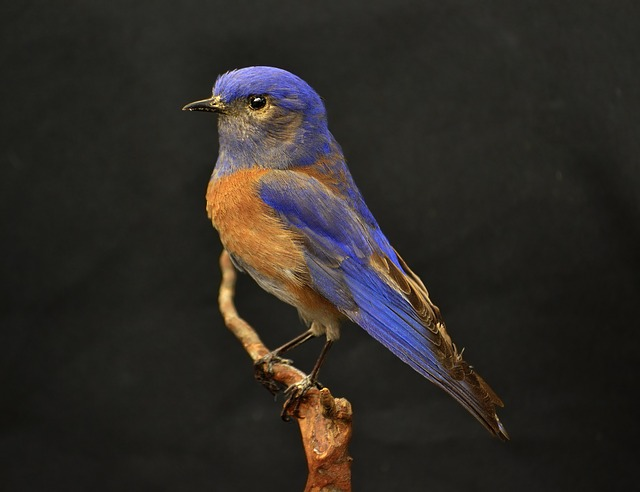
#> input picture Naloga 1/images/bird.jpg, 640 x 492 px
$ python druga.py   (older library calls are emulated)
#> lines starting #> are read from the running program, lines starting #| are printed output that depends on the picture
### Naloga 1/UZ_utils.py
"""
Before the first run, you need to have all necessary Python packages installed. For
that we highly recommend firstly creating Virtual Environment, to have your
development environment seperated from other projects (https://docs.python.org/3/tutorial/venv.html).

In system terminal then run: ""
"""

import numpy as np
import cv2
from matplotlib import pyplot as plt
from PIL import Image


# [9 lines left out: function imread, not called in this run]


def imread_gray(path):
    """
    Reads an image in gray. Image type is transformed from uint8 to float, and
    range of values is reduced from [0, 255] to [0, 1].
    """
#> called with path = 'images/bird.jpg'
    I = Image.open(path).convert('L')  # PIL image opening and converting to gray.
    I = np.asarray(I)  # Converting to Numpy array.
    I = I.astype(np.float64) / 255
#> I: shape (492, 640) float64
#> call 2 of imread_gray, with path = 'slike/brez.jpg'
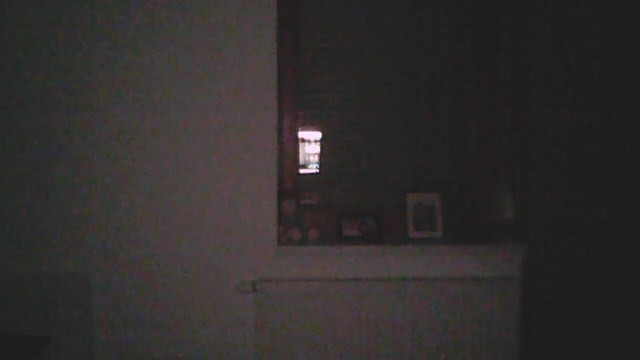
#> input picture Naloga 1/slike/brez.jpg, 640 x 360 px
#> call 3 of imread_gray, with path = 'slike/lucka.jpg'
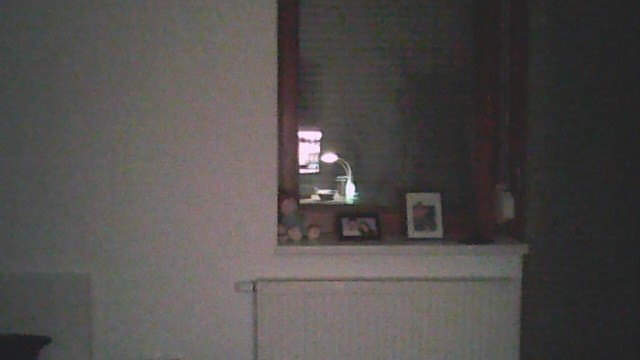
#> input picture Naloga 1/slike/lucka.jpg, 640 x 360 px
#> call 4 of imread_gray, with path = 'slike/luc.jpg'
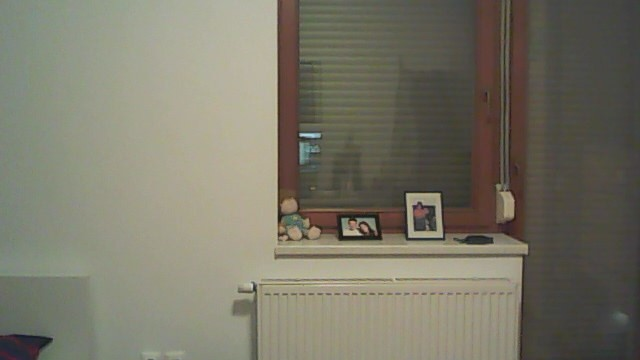
#> input picture Naloga 1/slike/luc.jpg, 640 x 360 px
#> in imread_gray (call 4), `I = Image.open(path).convert('L')`:
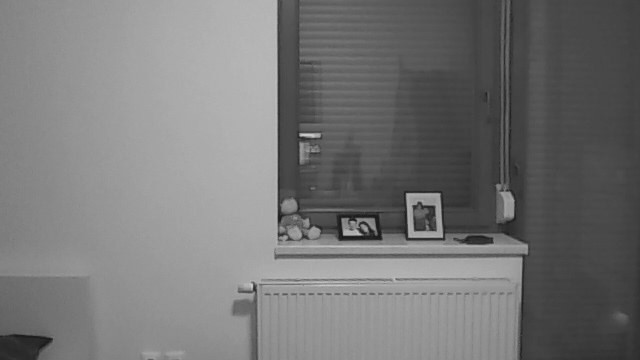
#> I: PIL image 640x360 L; min 20, max 205, mean 117.8
    return I


# [43 lines left out: functions imshow, signal_show, convolve, not called in this run]


# [25 lines that do not run on import are left out]

### Naloga 1/druga.py
from ctypes import sizeof
from unittest import result
from cv2 import IMREAD_GRAYSCALE
from UZ_utils import *

## Imamo 2 načina kreacije binarne maske.
# 1. način predstavlja spremembo pixlov v vrednosti 0 ali 1, glede na to
# ali je pixel v binarni sliki pod ali nad thresholdom. Z 2ma for loopoma gremo čez
# matriko in določamo pixle.
# 2. Način predstavlja isti koncept, vendar smo za izvedbo porabili samo 1 ukaz

# [36 lines left out: function aDruga, not called in this run]


## Implementacija b točke
# Imamo 2 nacina
# Nacin 0 vzame za max = 255 in min = 0
# Nacin 1 pa vzame za max vrednosti ki je med podanimi najvecja, min pa med podanimi najmanjso
def myhist(slika, bins, nacin):

#> called with bins = 100, nacin = 1
    H = np.zeros(bins)
    min=0
    max=255

    if nacin == 1:
        min = np.min(slika) * 255
#> min = 17
        max = np.max(slika) * 255
#> max = 253

    #print(min, max)
    velikost = (max - min) / bins
#> velikost = 2.36


    slika = slika.reshape(-1)
    vis= slika.shape
#> vis = (230400,)

    for j in range(0,vis[0]):
        stevec = 0
        x = velikost + min

        for i in range(0,bins - 1):
            if (slika[j] * 255) > x:
                stevec = stevec + 1
                x = x + velikost
            else:
                break

        H[stevec] = H[stevec] + 1
#> after the loop, H = 100 values, max 42647 at index 5, min 0 at index 1, mean 2304

    H = H / np.sum(H)
#> H = 100 values, max 0.185 at index 5, min 0 at index 1, mean 0.01

    return H


## Prezentacija histogramov 3 različno osvetljenih slik
def tretja(bins):
    tema = imread_gray('slike/brez.jpg')
    lucka = imread_gray('slike/lucka.jpg')
    luc = imread_gray('slike/luc.jpg')

    fig = plt.figure(figsize=(5, 5))

    fig.add_subplot(2, 3, 1)

    X = myhist(tema, bins, 1)
#> X has the same summary as H in myhist

    plt.bar(range(bins), X)
    plt.title('Temna slika')


    fig.add_subplot(2, 3, 2)

    Y = myhist(lucka, bins, 1)
#> Y = 100 values, max 0.0877 at index 4, min 4.34e-06 at index 99, mean 0.01

    plt.bar(range(bins), Y)
    plt.title('Srednje svetla slika')

    fig.add_subplot(2, 3, 3)

    Z = myhist(luc, bins, 1)
#> Z = 100 values, max 0.0561 at index 28, min 4.34e-06 at index 0, mean 0.01

    plt.bar(range(bins), Z)
    plt.title('Svetla slika')

    fig.add_subplot(2, 3, 4)
    plt.imshow(tema, cmap='gray')
    fig.add_subplot(2, 3, 5)
    plt.imshow(lucka, cmap='gray')
    fig.add_subplot(2, 3, 6)
    plt.imshow(luc, cmap='gray')

    plt.show()
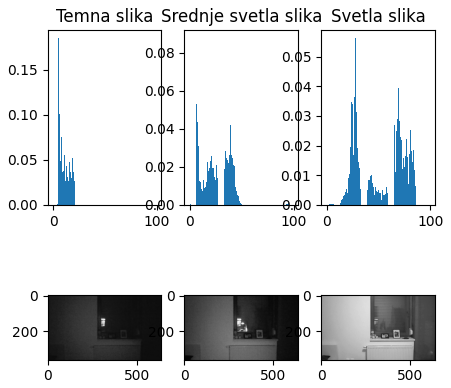
#> figure drawn by matplotlib, 6 panels; panel 1: tallest bar 0.185 high, from x = 4.6 to 5.4; panel 2: tallest bar 0.0877 high, from x = 3.6 to 4.4; panel 3: tallest bar 0.0561 high, from x = 27.6 to 28.4

## zapisana otsu metoda po formulah
# [62 lines left out: function otsu, not called in this run]

#a)
#aDruga('images/bird.jpg', 0.29, 0)

#b)
slikca = imread_gray('images/bird.jpg')

"""
H = myhist(slikca, 100, 0)
plt.bar(range(100), H)
plt.show()
"""

#c)
#myhist(slikca, 100, 0)
#myhist(slikca, 100 , 1)

#d)
tretja(100)
piksa = imread_gray('images/eagle.jpg')
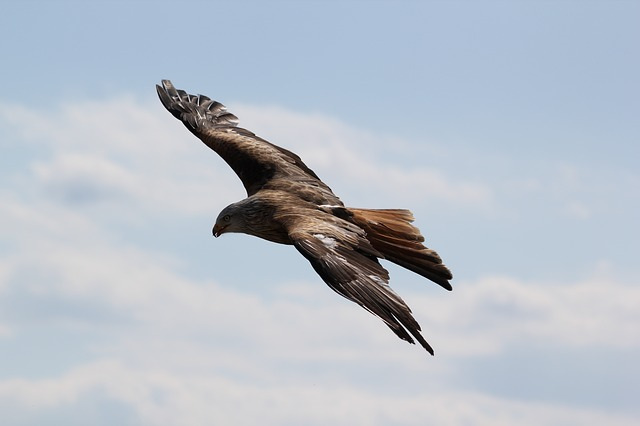
#> input picture Naloga 1/images/eagle.jpg, 640 x 426 px
#> in imread_gray (call 5), `I = Image.open(path).convert('L')`:
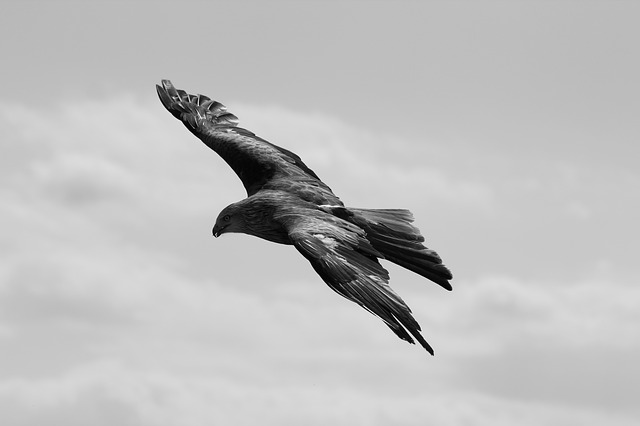
#> I: PIL image 640x426 L; min 0, max 254, mean 189.6
#e)
#otsu(piksa)
